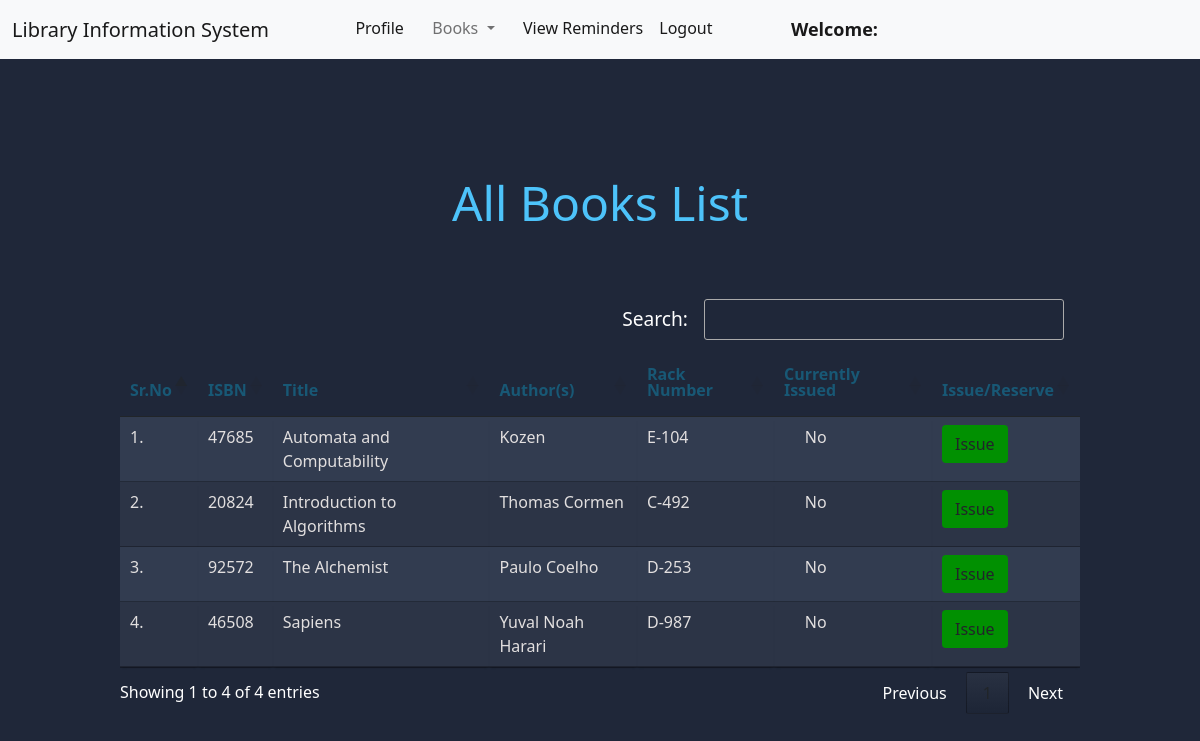
/member/view_books/ (signed in), run on the app's committed database.
### book/models.py (models this page shows, shortened)
class Book(models.Model):
    title = models.CharField(max_length=200)
    author = models.CharField(max_length=200)
    isbn = models.CharField(max_length= 20)
    rack_number = models.CharField(max_length= 10)
    issue_date = models.DateField(null= True)
    date_added = models.DateField(null=True)
    return_requested = models.BooleanField(default=False)
    last_issued_date = models.DateField(null=True)
    issue_member = models.ForeignKey("member.Member", on_delete = models.SET_NULL, null = True)
    active_reserve_date = models.DateField(null=True, default=None)
    active_reserve_by = models.CharField(max_length=200, default="")

### member/views.py (the view)
# urls.py: path("view_books/", views.view_books, name="view_books"),
@login_required(login_url = '/member/login')
def view_books(request):
    update_active_reservations()
    books = Book.objects.all()
    return render(request, "member/view_books.html", {'books' :books})

### member/views.py (called while the page is built)
def update_active_reservations():
    for book in Book.objects.all():
        if book.active_reserve_date != None and (book.active_reserve_date + relativedelta(days = 7)) < datetime.date.today() :
            active_member = book.member_set.order_by('reserve_datetime').first()
            active_member.reserved_book = None
            active_member.reserve_datetime = None
            active_member.save()
            try:
                new_active_member = book.member_set.order_by('reserve_datetime').first()
                book.active_reserve_by = new_active_member.user.username
                book.active_reserve_date = datetime.date.today()
                reservation_reminder(new_active_member,book)
            except(Exception):
                book.active_reserve_date = None
                book.active_reserve_by = ""
            book.save()
    return

### member/templates/member/view_books.html (shortened to what this page needs)
{% extends 'member/member_navbar.html' %}
{% load static %}
{% block body %}
<div class="container mt-4">
    <h1 class="text-center page-title"><strong>All Books List</strong></h1>
    <table class="table table-hover" id="example">
        <thead>
            <tr>
                <th><h1>Sr.No</h1></th>
                <th><h1>ISBN</h1></th>
                <th><h1>Title</h1></th>
                <th><h1>Author(s)</h1></th>
                <th><h1>Rack Number</h1></th>
                <th><h1>Currently Issued</h1></th>
                <th><h1>Issue/Reserve</h1></th>
            </tr>
        </thead>
        <tbody>
            {% for book in books %}
            <tr>
                <td>{{forloop.counter}}.</td>
                <td>{{book.isbn}}</td>
                <td>{{book.title}}</td>
                <td>{{book.author}}</td>
                <td>{{book.rack_number}}</td>
                {% if book.issue_date is "" or book.issue_date is null %}
                    <td>&nbsp;&nbsp;&nbsp;&nbsp;&nbsp;No</td>
                    <td><a href="/member/issue_book/{{book.id}}/" class="btn btn-issue" onclick="return confirm('Are you sure you want to Issue this book?')">Issue</a></td>
                {% else %}
                    <td>&nbsp;&nbsp;&nbsp;&nbsp;&nbsp;Yes</td>
                    <td><a href="/member/reserve_book/{{book.id}}/" class="btn btn-reserve" onclick="return confirm('Are you sure you want to Reserve this book?')">Reserve</a></td>
                {% endif %}
            </tr>
            {% endfor %}
        </tbody>
    </table>
    </div>
{% endblock %}

### member/templates/member/view_books.html (style rules this page uses)
body { background-color: #1f2739; }
.btn-issue { background-color: rgb(1, 144, 1); }
h1 { font-size: 3em; font-weight: 300; line-height: 1em; text-align: center; padding: 3rem; color: #4dc3fa; }
.container th h1 { font-weight: bold; font-size: 1em; text-align: left; padding: 0rem; color: #185875; }
.container td { font-weight: normal; font-size: 1em; -webkit-box-shadow: 0 2px 2px -2px #0e1119; -moz-box-shadow: 0 2px 2px -2px #0e1119; box-shadow: 0 2px 2px -2px #0e1119; }
.container { text-align: left; overflow: hidden; width: 80%; margin: 0 auto; display: table; padding: 3rem 0 8em 0; }
.container td, .container th { padding-bottom: 2%; padding-top: 2%; padding-left: 2%; }
.container tr:nth-child(odd) { background-color: #323c50; }
.container tr:nth-child(even) { background-color: #2c3446; }
.container th { background-color: #1f2739; }
.container td { color: rgb(226, 223, 223); }
.page-title { font-family: 'Segoe UI', Tahoma, Geneva, Verdana, sans-serif; }

### data on the page
Book: isbn "47685", title "Automata and Computability", author "Kozen", rack_number "E-104"
Book: isbn "20824", title "Introduction to Algorithms", author "Thomas Cormen", rack_number "C-492"
Book: isbn "92572", title "The Alchemist", author "Paulo Coelho", rack_number "D-253"
Book: isbn "46508", title "Sapiens", author "Yuval Noah Harari", rack_number "D-987"
